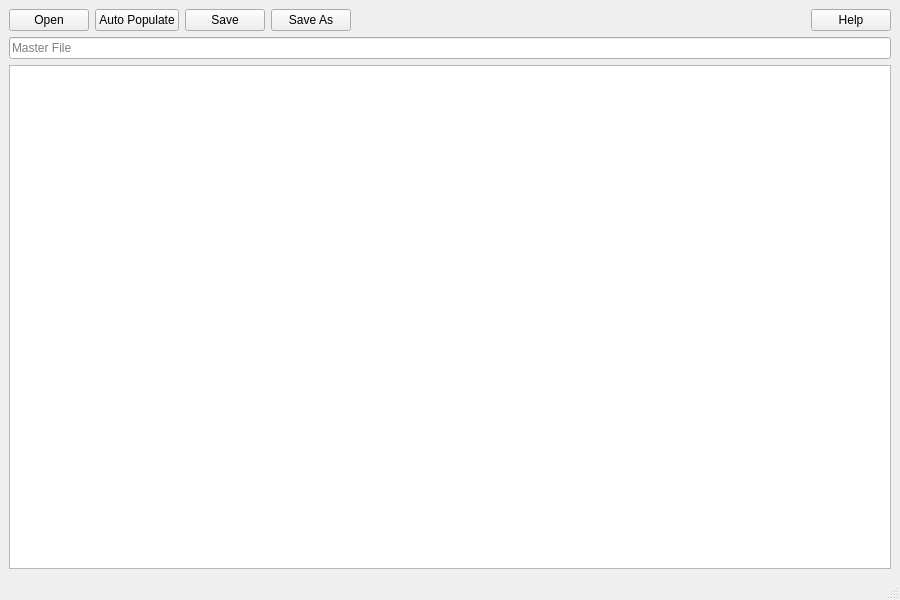
<?xml version="1.0" encoding="UTF-8"?>
<ui version="4.0">
 <class>MainWindow</class>
 <widget class="QMainWindow" name="MainWindow">
  <property name="geometry">
   <rect>
    <x>0</x>
    <y>0</y>
    <width>900</width>
    <height>600</height>
   </rect>
  </property>
  <property name="windowTitle">
   <string>REPS Setup Migration Tool</string>
  </property>
  <widget class="QWidget" name="centralwidget">
   <layout class="QVBoxLayout" name="verticalLayout">
    <item>
     <layout class="QHBoxLayout" name="horizontalLayout">
      <item>
       <widget class="QPushButton" name="openButton">
        <property name="toolTip">
         <string>&lt;html&gt;&lt;head/&gt;&lt;body&gt;&lt;p&gt;Open Master setup file&lt;/p&gt;&lt;/body&gt;&lt;/html&gt;</string>
        </property>
        <property name="text">
         <string>Open</string>
        </property>
       </widget>
      </item>
      <item>
       <widget class="QPushButton" name="autoPopulateButton">
        <property name="toolTip">
         <string>&lt;html&gt;&lt;head/&gt;&lt;body&gt;&lt;p&gt;Auto populate the setup files from selected folder&lt;/p&gt;&lt;/body&gt;&lt;/html&gt;</string>
        </property>
        <property name="text">
         <string>Auto Populate</string>
        </property>
       </widget>
      </item>
      <item>
       <widget class="QPushButton" name="saveButton">
        <property name="toolTip">
         <string>&lt;html&gt;&lt;head/&gt;&lt;body&gt;&lt;p&gt;Save the Master setup file&lt;/p&gt;&lt;/body&gt;&lt;/html&gt;</string>
        </property>
        <property name="text">
         <string>Save</string>
        </property>
       </widget>
      </item>
      <item>
       <widget class="QPushButton" name="saveAsButton">
        <property name="toolTip">
         <string>&lt;html&gt;&lt;head/&gt;&lt;body&gt;&lt;p&gt;Save the Master setup as new file&lt;/p&gt;&lt;/body&gt;&lt;/html&gt;</string>
        </property>
        <property name="text">
         <string>Save As</string>
        </property>
       </widget>
      </item>
      <item>
       <spacer name="horizontalSpacer">
        <property name="orientation">
         <enum>Qt::Horizontal</enum>
        </property>
        <property name="sizeHint" stdset="0">
         <size>
          <width>40</width>
          <height>20</height>
         </size>
        </property>
       </spacer>
      </item>
      <item>
       <widget class="QPushButton" name="helpButton">
        <property name="text">
         <string>Help</string>
        </property>
       </widget>
      </item>
     </layout>
    </item>
    <item>
     <widget class="QLineEdit" name="lineEdit">
      <property name="readOnly">
       <bool>true</bool>
      </property>
      <property name="placeholderText">
       <string>Master File</string>
      </property>
     </widget>
    </item>
    <item>
     <widget class="TableView" name="tableView"/>
    </item>
   </layout>
  </widget>
  <widget class="QStatusBar" name="statusbar"/>
 </widget>
 <customwidgets>
  <customwidget>
   <class>TableView</class>
   <extends>QTableView</extends>
   <header>tableview.h</header>
  </customwidget>
 </customwidgets>
 <resources/>
 <connections/>
</ui>
